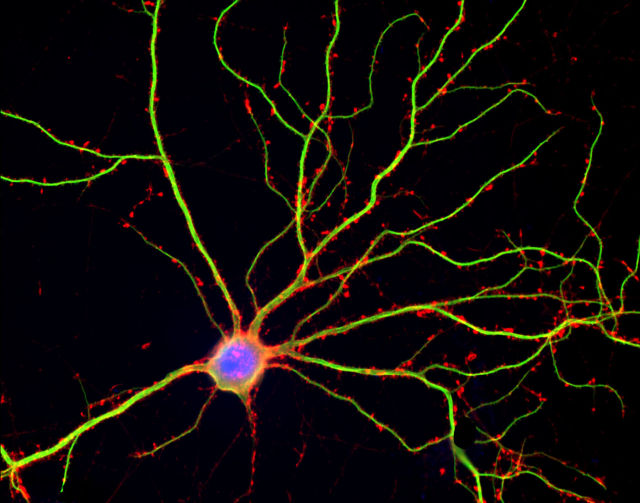
%> input picture Pratica_5/binarizandoComOperadores/neuron.jpg, 640 x 503 px
$ octave binarizandoComOperadores.m   (GNU Octave 9; MATLAB toolbox functions it lacks are replaced by stand-ins)
%> lines starting %> are read from the running program, lines starting %| are printed output that depends on the picture; in (x1, y1, x2, y2) boxes, pixels count from 0 and x2, y2 are one past the last pixel; in counts of white or black regions, pixels touching at a corner belong together; the program's own positions count from 1
close all;
clear all;

im = imread('neuron.jpg');
%> im is the input picture: size 503x640x3 uint8; mean R, G, B 17.4, 13, 8.5

figure(1);

subplot(1,4,1);
imshow(im(:,:,1));
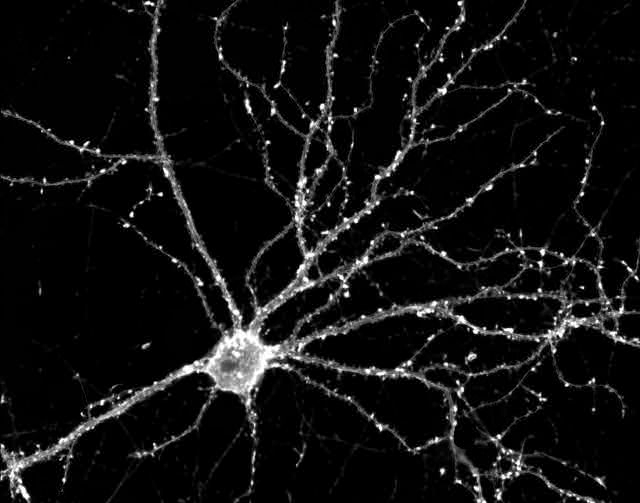
%> displayed picture: size 503x640, on the screen's scale of 0 to 255; min 0, max 255, mean 17.4
title('Canal Vermelho');

subplot(1,4,2);
imshow(im(:,:,2));
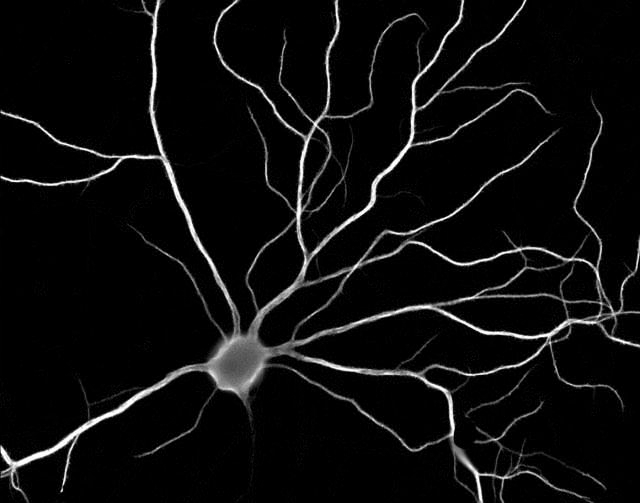
%> displayed picture: size 503x640, on the screen's scale of 0 to 255; min 0, max 255, mean 13
title('Canal Verde');

subplot(1,4,3);
imshow(im(:,:,3));
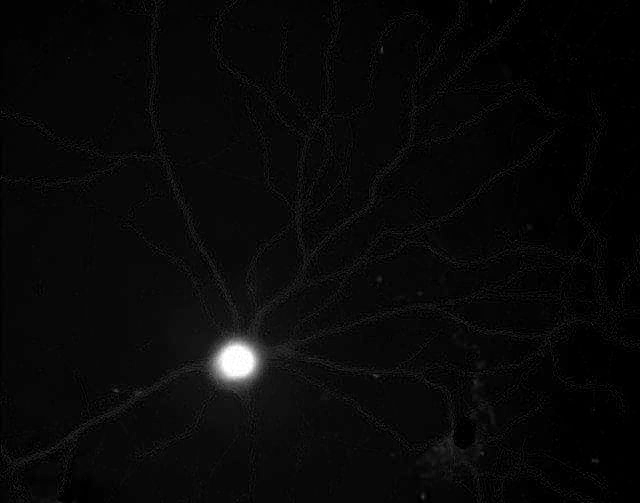
%> displayed picture: size 503x640, on the screen's scale of 0 to 255; min 0, max 255, mean 8.5
title('Canal Azul');

subplot(1,4,4);
imshow(im);
title('Imagem original');

imSaida1 = (im(:,:,1) - im(:,:,3)) - im(:,:,2) ;
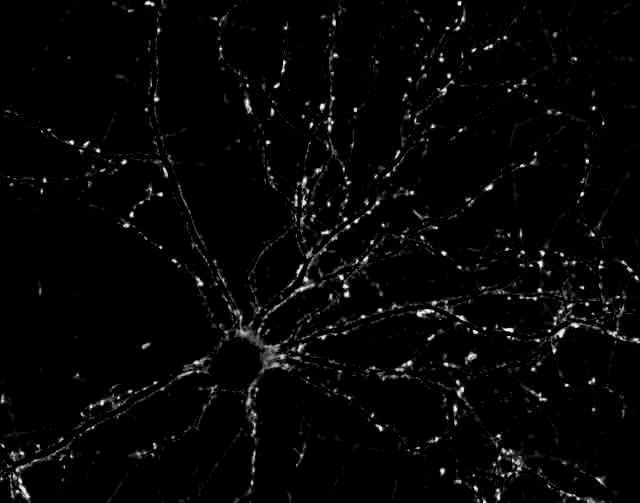
%> imSaida1: size 503x640 uint8; min 0, max 254, mean 6.2
imSaida2 = ((im(:,:,1) > 190) & (~(im(:,:,3) > 200) != 0));
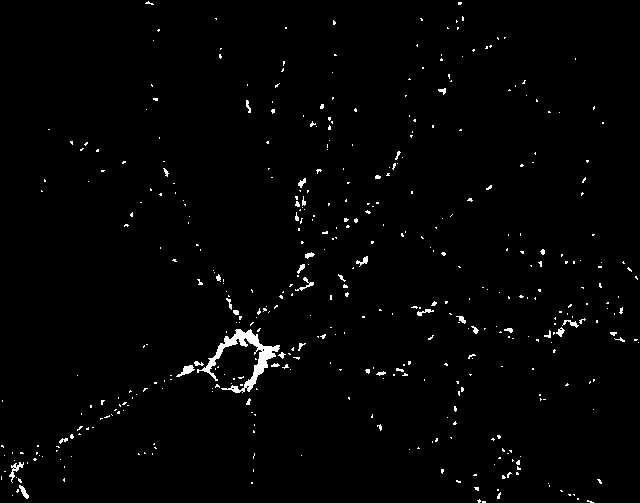
%> imSaida2: size 503x640 logical; 1.5% white; 442 white regions (403 under 20 px), largest, box (x1, y1, x2, y2) and area: (197, 329, 280, 393) 1230, (176, 365, 195, 377) 99, (9, 462, 24, 483) 94


figure(1);

figure('Name', 'Saidas');

subplot(1,3,1);
imshow(im);
title('Imagem entrada');

subplot(1,3,2);
imshow(imSaida1);
title('Saida 1');

subplot(1,3,3);
imshow(imSaida2);
title('Saida 2');
